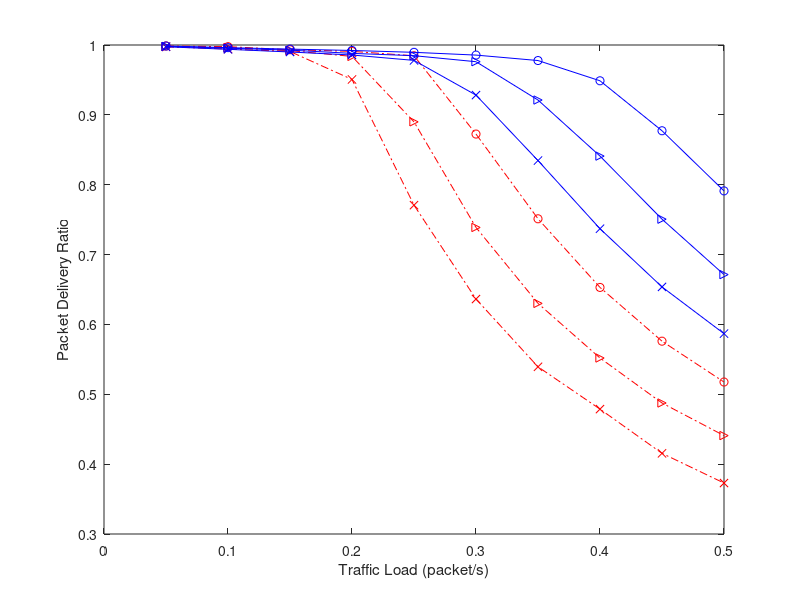

MATLAB code to generate this figure: (Note: this script raises an error after producing the figure.)
% Plot PDR: packet delivery ratio
% \xi = 14, 17, 20
% PRI-basic, PRI-ASM (adaptive schedule maintaince)
basic_14=[0.998625451	0.997628573	0.993228449	0.990896964	0.984569348	0.87251323	0.751231837	0.652971675	0.576020749	0.517568363];
basic_17=[0.997537185	0.996431855	0.991922768	0.983665813	0.889960247	0.738813761	0.630110855	0.551924986	0.487530921	0.440867123];
basic_20=[0.997530047	0.994196576	0.990723364	0.950679402	0.770740934	0.636332186	0.53933413	0.478778401	0.41549022	0.372947259];
asm_14=[0.998572267	0.996204177	0.994143416	0.992175686	0.989508127	0.985564051	0.977765265	0.948778625	0.87725188	0.791182883];
asm_17=[0.99804306	0.995441193	0.992644153	0.988010763	0.984702346	0.97608485	0.921228449	0.840975187	0.750670309	0.671322387];
asm_20=[0.997465394	0.99382789	0.989982179	0.985680985	0.977984165	0.928277383	0.834562653	0.736999692	0.653693711	0.586834502];

figure;
hold off;
arrival_rate=0.05:0.05:0.5;
plot(arrival_rate,basic_14,'ro-.');
hold on;
plot(arrival_rate,basic_17,'r>-.');
plot(arrival_rate,basic_20,'rx-.');


plot(arrival_rate,asm_14,'bo-');
plot(arrival_rate,asm_17,'b>-');
plot(arrival_rate,asm_20,'bx-');

% set(gca,'XTick',0.05:0.05:0.5);
% set(gca,'XTickLabel',0.05:0.05:0.5);
%set(gca,'Xdir','reverse')

xlabel('Traffic Load (packet/s)');
ylabel('Packet Delivery Ratio');
legend('PRI-basic, {{\it{\xi}} = 14}','PRI-basic, {{\it{\xi}} = 17}','PRI-basic, {{\it{\xi}} = 20}', ...
    'PRI-ASM, {{\it{\xi}} = 14}','PRI-ASM, {{\it{\xi}} = 17}','PRI-ASM, {{\it{\xi}} = 20}',3);
% grid on;
